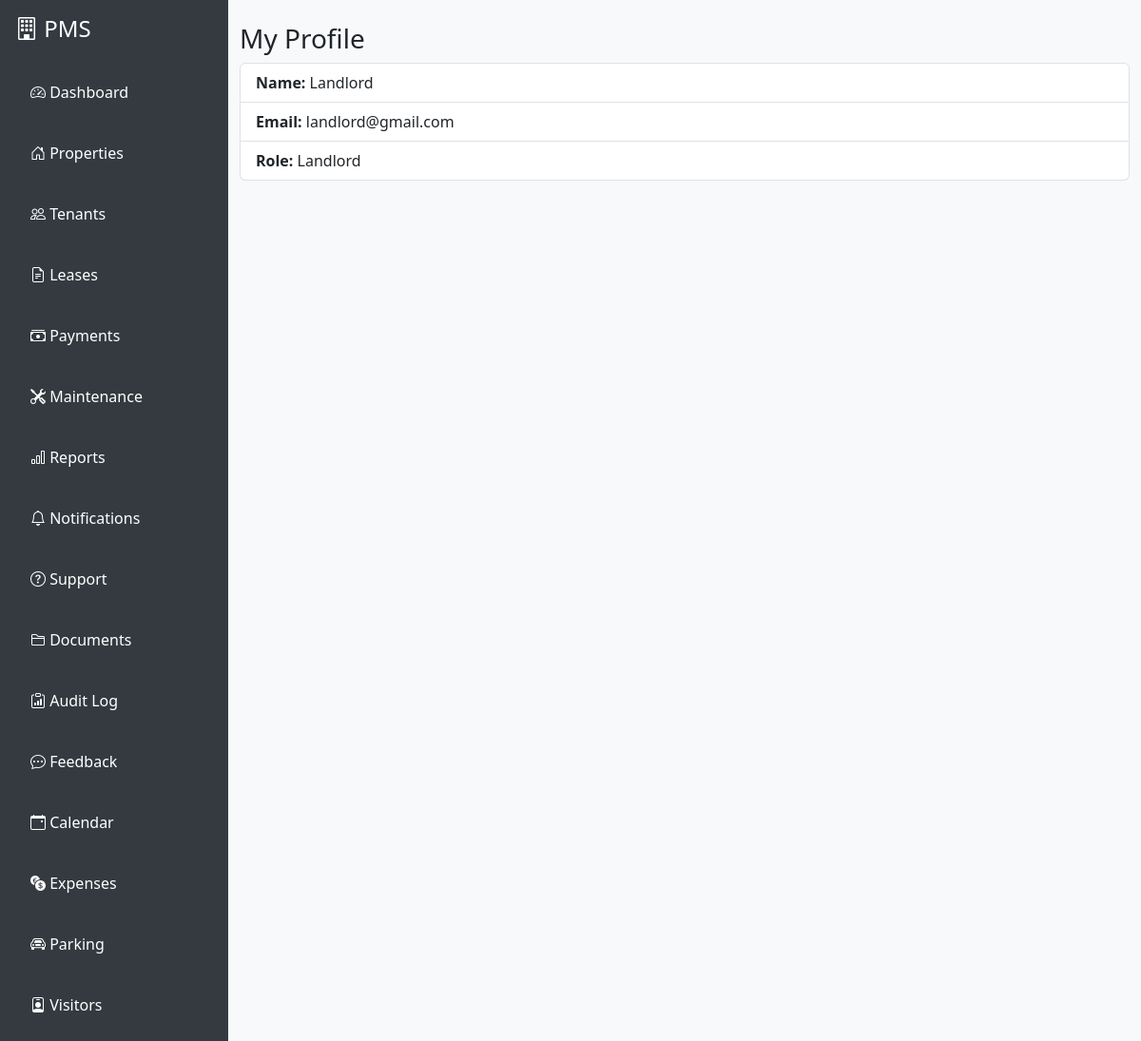
Page /accounts/profile/ (signed in) on the committed database.
### accounts/models.py (models this page shows, shortened)
class User(AbstractUser):
    ROLE_CHOICES = [
        ('landlord', 'Landlord'),
        ('tenant', 'Tenant'),
        ('agent', 'Agent'),
        ('caretaker', 'Caretaker'),
    ]
    role = models.CharField(max_length=20, choices=ROLE_CHOICES)
    full_name = models.CharField(max_length=100, blank=True, null=True)
    phone_number = models.CharField(max_length=20, blank=True, null=True)
    national_id = models.CharField(max_length=30, blank=True, null=True)
    company_name = models.CharField(max_length=100, blank=True, null=True)
    agency_name = models.CharField(max_length=100, blank=True, null=True)
    emergency_contact_name = models.CharField(max_length=100, blank=True, null=True)
    emergency_contact_phone = models.CharField(max_length=20, blank=True, null=True)
    assigned_property = models.CharField(max_length=100, blank=True, null=True)

### accounts/views.py (the view)
# urls.py: path('profile/', views.profile_view, name='profile'),
@login_required
def profile_view(request):
    return render(request, "accounts/profile.html", {"user": request.user})

### templates/accounts/profile.html
{% extends "base.html" %}
{% block content %}
<div class="container mt-4">
    <h3>My Profile</h3>
    <ul class="list-group">
        <li class="list-group-item"><strong>Name:</strong> {{ user.get_full_name|default:user.username }}</li>
        <li class="list-group-item"><strong>Email:</strong> {{ user.email }}</li>
        <li class="list-group-item"><strong>Role:</strong> {{ user.role|title }}</li>
    </ul>
</div>
{% endblock %}

### templates/base.html (style rules this page uses)
body { background: #f8f9fa; transition: background 0.3s, color 0.3s; }

### rows in the picture
User: get_full_name "Landlord", email "landlord@gmail.com", role "Landlord"
